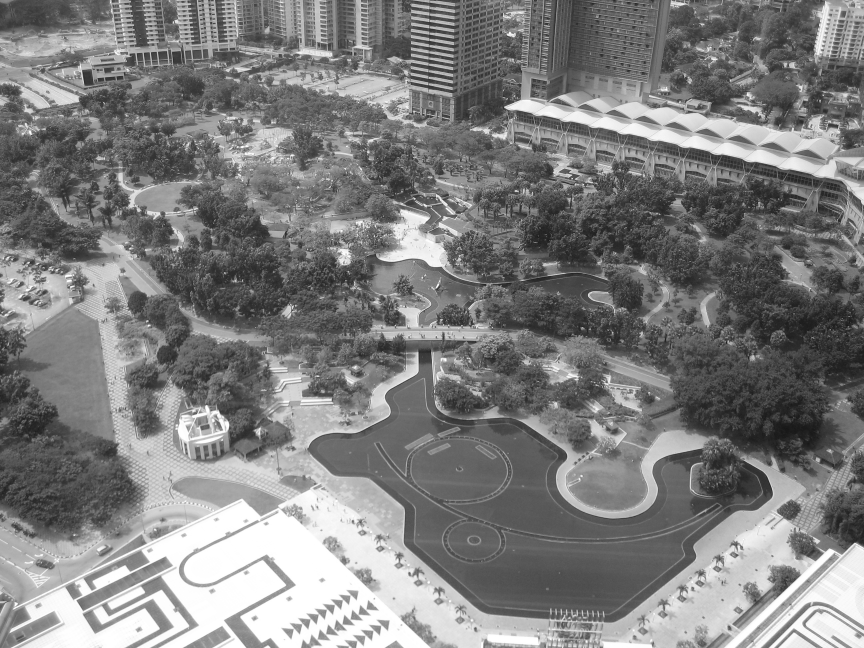
#> input picture 视觉/XLwork/XL2/klcc_a_gray.png, 2592 x 1944 px, found by its file name (shown at 1/3 size)
$ python test.py
#> lines starting #> are read from the running program, lines starting #| are printed output that depends on the picture
import cv2
import imutils
import numpy as np
from skimage import io

def c_and_b(arg):
    ''''''
    cnum = cv2.getTrackbarPos(trackbar_name1, wname)
    bnum = cv2.getTrackbarPos(trackbar_name2, wname)
    #print(bnum)
    cimg = np.ones((img.shape[0], img.shape[1], 3), dtype=np.uint8)
    for i in range(img.shape[0]):
        for j in range(img.shape[1]):
            lst = 0.1*cnum*img[i, j] + bnum
            cimg[i, j] = [int(ele) if ele < 255 else 255 for ele in lst]
    cv2.imshow(wname, imutils.resize(cimg, 800))

wname = 'brightness and contrast'
trackbar_name1 = 'contrast'
trackbar_name2 = 'brightness'
img = cv2.imread("T:\imgs\XL2\klcc_a_gray.png")
#> img is the input picture: shape (1944, 2592, 3); min 5, max 255, mean 126.9
print(img.shape)
#| (1944, 2592, 3)
height, width = img.shape[:2]
#> height = 1944; width = 2592
img = cv2.resize(img, (int(width/height*400), 400), interpolation=cv2.INTER_CUBIC)
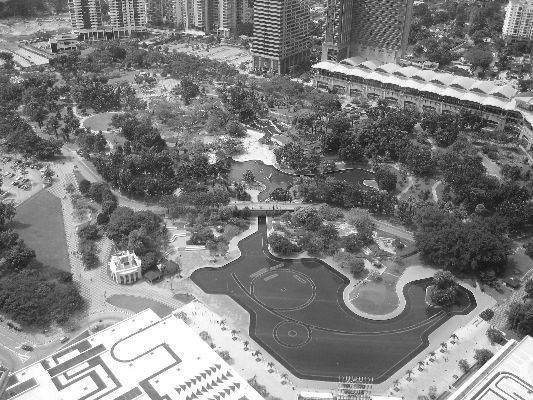
#> img: shape (400, 533, 3); min 8, max 255, mean 126.9

cv2.namedWindow(wname)
cv2.createTrackbar(trackbar_name1, wname, 10, 20, c_and_b)
cv2.createTrackbar(trackbar_name2, wname, 0, 100, c_and_b)
#> slider 'brightness' is set to 33

c_and_b(0)
#> after the loop in c_and_b, `for i in range(img.shape[0]):`:
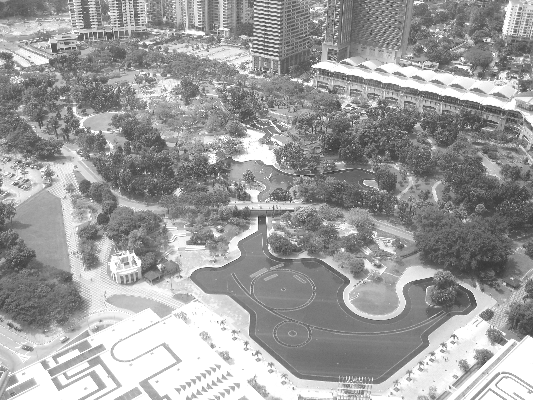
#> cimg: shape (400, 533, 3); min 41, max 255, mean 157.6
#> in c_and_b, `cv2.imshow(wname, imutils.resize(cimg, 800))`:
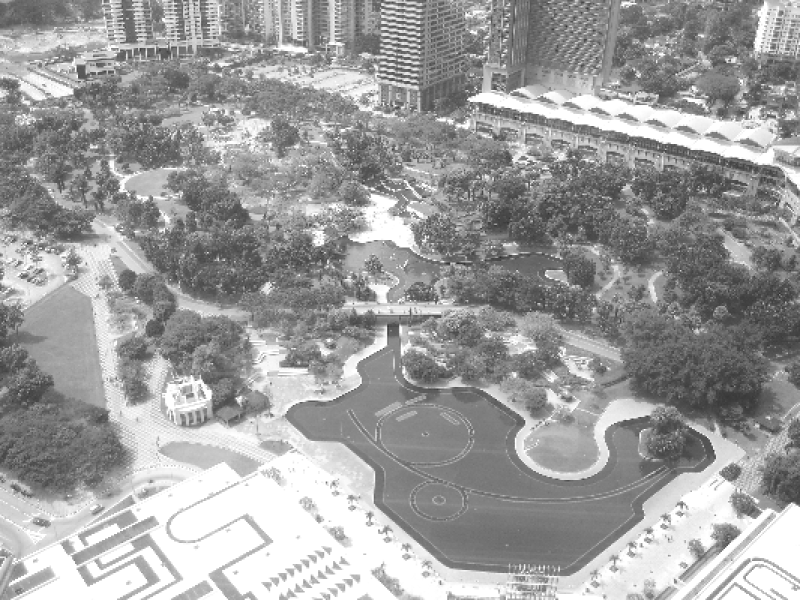
#> window 'brightness and contrast': shape (600, 800, 3); min 42, max 255, mean 157.6
if cv2.waitKey(0) == 27:
#> (key Esc is pressed here)
    cv2.destroyAllWindows()
